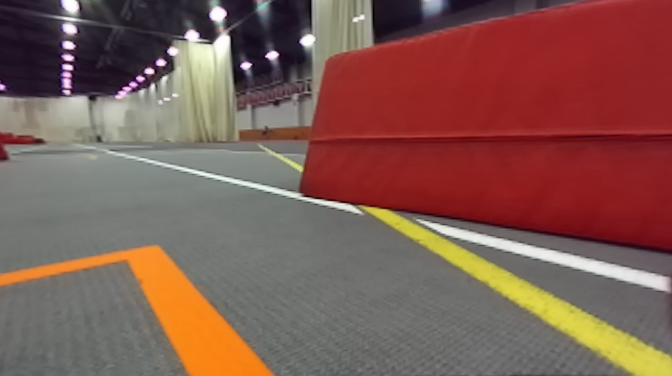
#> input picture line_following/scripts/computer_vision/test_images_track/anger.png, 672 x 376 px
$ python color_segmentation.py   (older library calls are emulated)
#> lines starting #> are read from the running program, lines starting #| are printed output that depends on the picture; after the words box and inside, x2 and y2 are one past the last pixel; in counts of white or black regions, pixels touching at a corner belong together; long printed decimals are rounded
import cv2
import numpy as np
import pdb
from collections import defaultdict
#################### X-Y CONVENTIONS #########################
# 0,0  X  > > > > >
#
#  Y
#
#  v  This is the image. Y increases downwards, X increases rightwards
#  v  Please return bounding boxes as ((xmin, ymin), (xmax, ymax))
#  v
#  v
#  v
###############################################################

def image_print(img, image_name="image"):
	"""
	Helper function to print out images, for debugging. Pass them in as a list.
	Press any key to continue.
	"""
	cv2.imshow(image_name, img)
	cv2.waitKey(0)
	# cv2.destroyAllWindows()

# [82 lines left out: functions cd_color_segmentation, isolate_orange, not called in this run]


def segment_angle_kmeans(lines, k=2, **kwargs):
	## https://stackoverflow.com/questions/46565975/find-intersection-point-of-two-lines-drawn-using-houghlines-opencv
	"""Groups lines based on angle with k-means.

    Uses k-means on the coordinates of the angle on the unit circle
    to segment `k` angles inside `lines`.
    """

	# Define criteria = (type, max_iter, epsilon)
	default_criteria_type = cv2.TERM_CRITERIA_EPS + cv2.TERM_CRITERIA_MAX_ITER
	criteria = kwargs.get('criteria', (default_criteria_type, 10, 1.0))
	flags = kwargs.get('flags', cv2.KMEANS_RANDOM_CENTERS)
	attempts = kwargs.get('attempts', 10)

	# returns angles in [0, pi] in radians
	angles = np.array([line[0][1] for line in lines])
	# multiply the angles by two and find coordinates of that angle
	pts = np.array([[np.cos(2*angle), np.sin(2*angle)]
					for angle in angles], dtype=np.float32)

	# run kmeans on the coords
	labels, centers = cv2.kmeans(pts, k, None, criteria, attempts, flags)[1:]
	labels = labels.reshape(-1)  # transpose to row vec

	# segment lines based on their kmeans label
	segmented = defaultdict(list)
	for i, line in enumerate(lines):
		segmented[labels[i]].append(line)
	segmented = list(segmented.values())
	return segmented

def intersection(line1, line2, image_shape=None):
	# https://stackoverflow.com/questions/46565975/find-intersection-point-of-two-lines-drawn-using-houghlines-opencv
    """Finds the intersection of two lines given in Hesse normal form.

    Returns closest integer pixel locations.
    See https://stackoverflow.com/a/383527/5087436
    """
    rho1, theta1 = line1[0]
    rho2, theta2 = line2[0]
    A = np.array([
        [np.cos(theta1), np.sin(theta1)],
        [np.cos(theta2), np.sin(theta2)]
    ])
    b = np.array([[rho1], [rho2]])

	# return np.linalg.lstsq(A, b)[0]

    x0, y0 = np.linalg.lstsq(A, b, rcond=-1)[0]
    x0, y0 = int(np.round(x0)), int(np.round(y0))
    return [[x0, y0]]


def segmented_intersections(lines, image_shape=None):
	# https://stackoverflow.com/questions/46565975/find-intersection-point-of-two-lines-drawn-using-houghlines-opencv
	# """Finds the intersections between groups of lines."""

	intersections = []
	for i, group in enumerate(lines[:-1]):
		for next_group in lines[i+1:]:
			for line1 in group:
				for line2 in next_group:
					found_intersection = intersection(line1, line2)

					if image_shape is not None:
						_x, _y = found_intersection[0]

						if 0 <= _x < image_shape[1] and 0 <= _y < image_shape[0]:
							intersections.append(found_intersection)
					else:
						intersections.append(found_intersection)
	return intersections


def lf_color_segmentation(img, template=None, pct=0.6, similarity_margin=0.2, horizontal_angle_margin=5*np.pi/180, visualize=False): #pct specifies which portion of the image to look in
	"""
	Implement orange line detection using color masking and hough transforms
	Input:
		img: np.3darray; the input image with a cone to be detected. BGR.
		template_file_path; List of two tuples: (low values, high values) in where each value is (hue, sat, val)
		pct: float; specifies which portion of the image to look in for the line (starting at the bottom)
		similarity_margin: difference in angles (rad) we want to use as similarity cutoff for a single line
		horizontal_angle_margin: +/- angle (rad) from horizontal that we consider as hard turn
	Return:
		trajectory: list of (u, v); list of points on the orange line, starting from the bottom, unit in px

		returns None if no trajectory was found
		returns True if we should turn hard left
		retrusn False if we should turn hard right
	"""
#> called with pct = 0.6, similarity_margin = 0.2, horizontal_angle_margin = 0.349, visualize = True
	########## YOUR CODE STARTS HERE ##########
	horizontal_line_step = 15
	pixel_cutoff = pct
	# horizontal_angle_margin = 20 * np.pi / 180


	## ORANGE MASK
	orange_lower_bounds = (10, 0, 120)
	orange_upper_bounds = (30,255, 255)

	## BROWN MASK
	brown_lower_bounds = (10, 0, 0)
	brown_upper_bounds = (50,255, 120)

	# image_print(img) #prints image
	# bounding values: change for different lighting conditions in HSV
	if template is not None:
		lower_bounds = template[0]
		upper_bounds = template[1]
	else:
		lower_bounds = (5, 190, 100)
		upper_bounds = (40, 255, 255)

	hsv_img = cv2.cvtColor(img, cv2.COLOR_BGR2HSV) #converts bgr to hsv
#> hsv_img: shape (376, 672, 3); mean H, S, V 69.5, 87.6, 129.1
#> img is the input picture: shape (376, 672, 3); mean B, G, R 82.4, 90.8, 127.7
	img_shape = hsv_img.shape

	if visualize: print("Image shape: "+str(img_shape))
#| Image shape: (376, 672, 3)

	start_x = int(np.floor(img_shape[0]*(1-1)))
	hsv_img_cropped = hsv_img[start_x:,:]
	mask = cv2.inRange(hsv_img_cropped, lower_bounds, upper_bounds) #creates binary image with 1 = within bounds given
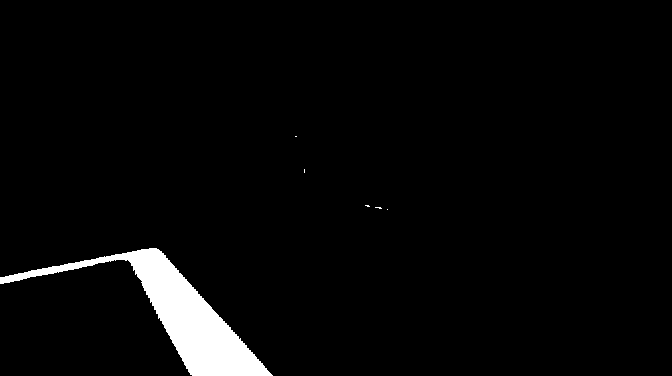
#> mask: shape (376, 672); 3.3% white; 6 white regions (5 under 20 px), largest, box (x1, y1, x2, y2) and area: (0, 248, 273, 376) 8383
	element = np.ones((5, 5), np.uint8) #kernel for erosion/dilation
	erosion_dst = cv2.erode(mask, element, iterations=1) #shrinks mask area down
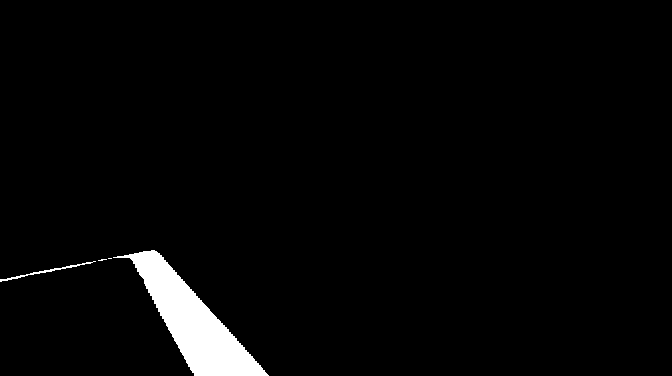
#> erosion_dst: shape (376, 672); 2.7% white; 4 white regions (2 under 20 px), largest, box (x1, y1, x2, y2) and area: (113, 250, 269, 376) 6637, (0, 261, 96, 282) 196
	mask = cv2.dilate(erosion_dst, element, iterations=1) #increases mask area
#> mask: shape (376, 672); 3.3% white; 1 white region, box (x1, y1, x2, y2) and area: (0, 248, 271, 376) 8368

	if visualize: image_print(mask, "mask")
	if visualize: print("First mask shape: "+str(mask.shape))
#| First mask shape: (376, 672)

	### Now that we have a mask, do line detection
	canny_img = cv2.Canny(mask, 100, 200)
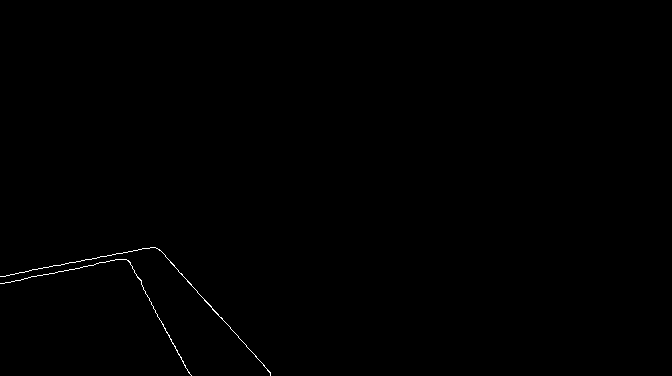
#> canny_img: shape (376, 672); 0.23% white in thin lines or dots, all inside (x1, y1, x2, y2) = (0, 247, 271, 376)

	big_element = np.ones((21, 21), np.uint8) #kernel for erosion/dilation
	mask = cv2.dilate(erosion_dst, big_element, iterations=1) #increases mask area
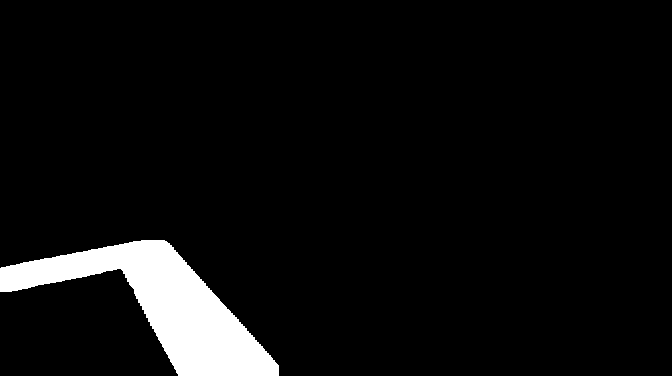
#> mask: shape (376, 672); 5.7% white; 1 white region, box (x1, y1, x2, y2) and area: (0, 240, 279, 376) 14418

	if visualize: print("Second mask shape: "+str(mask.shape))
#| Second mask shape: (376, 672)

	# HoughLines(img, rho, theta, threshold, lines,)
	lines = cv2.HoughLines(canny_img, 1, np.pi/180, 60, None, 0, 0)
#> lines = [[271, 1.38], [9, 2.65], [48, 2.41], [15, 2.64], [278, 1.36], [55, 2.39], [270, 1.4]]

	if lines is not None and lines.size > 0:
		# Create three groups of lines (one of which should be completely horizontal)
		segmented = segment_angle_kmeans(lines, k=2)
#> in segment_angle_kmeans, `angles = np.array([line[0][1] for line in lines])`: angles = [1.38, 2.65, 2.41, 2.64, 1.36, 2.39, 1.4]
#> in segment_angle_kmeans, `pts = np.array([[np.cos(2*angle), np.sin(2*angle)] for angle in angles..`: pts = [[-0.927, 0.375], [0.559, -0.829], [0.105, -0.995], [0.53, -0.848], [-0.914, 0.407], [0.0698, -0.998], [-0.94, 0.342]]
#> in segment_angle_kmeans, `labels, centers = cv2.kmeans(pts, k, None, criteria, attempts, flags)[..`: labels = [0, 1, 1, 1, 0, 1, 0]; centers = [[-0.927, 0.374], [0.316, -0.917]]
#> the loop in segment_angle_kmeans, `for i, line in enumerate(lines):` made 7 passes
#> segmented = [[[[271, 1.38]], [[278, 1.36]], [[270, 1.4]]], [[[9, 2.65]], [[48, 2.41]], [[15, 2.64]], [[55, 2.39]]]]

		# sorted by theta's distance from pi/2, reversed so we look at more vertical lines first
		segmented = sorted(segmented, key=lambda g: (g[0][0][1]-np.pi/2)**2, reverse=True)
#> segmented = [[[[9, 2.65]], [[48, 2.41]], [[15, 2.64]], [[55, 2.39]]], [[[271, 1.38]], [[278, 1.36]], [[270, 1.4]]]]


		# Add horizontal lines to the image after segmentation! [r = y-int, theta = pi/2]
		horiz_lines = np.array([[img_shape[0], np.pi/2]])[np.newaxis, :, :]
		for intercept in range(horizontal_line_step, int(img_shape[0] * pixel_cutoff), horizontal_line_step):
			# y = 0 is at the top
			horiz_lines = np.vstack((horiz_lines, np.array([[img_shape[0] - intercept, np.pi/2]])[np.newaxis, :, :]))

		segmented.append(horiz_lines.tolist())

		# for some reason, we didn't get three line clusters?
		if len(segmented) != 3: return None

		blue_angles = []

		# add the different groups by color to the base image
		#				[RED, 		 BLUE, 		  BLACK]
		group_colors = [(0, 0, 255), (255, 0, 0), (25, 25, 25)]

		average_sin_angles = list()

		for g_idx, group in enumerate(segmented):
			# print("Group "+str(g_idx)+" has angle: "+str(group[0][0][1]))
			g_sin_angles = list()
			for l_idx, l in enumerate(group):
				rho = l[0][0]
				theta = l[0][1]
				a = np.cos(theta)
				b = np.sin(theta)
				x0 = a * rho
				y0 = b * rho

				g_sin_angles.append(theta)
				if (g_idx == 1): blue_angles.append(theta)

				pt1 = (int(x0 + 1000*(-b)), int(y0 + 1000*(a)))
				pt2 = (int(x0 - 1000*(-b)), int(y0 - 1000*(a)))

				# UNCOMMENT THE LINE BELOW TO SEE THE LINES ON THE IMAGE!
				if visualize: cv2.line(img, pt1, pt2, group_colors[g_idx], 2, cv2.LINE_AA)

			average_sin_angles.append(np.average(np.array(g_sin_angles)))
#> this loop made 3 passes
#> group on passes 1 to 2: [[[9, 2.65]], [[48, 2.41]], [[15, 2.64]], [[55, 2.39]]], [[[271, 1.38]], [[278, 1.36]], [[270, 1.4]]]
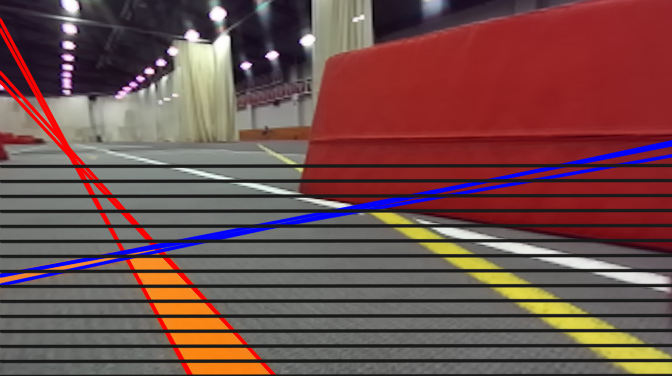
#> img: shape (376, 672, 3); mean B, G, R 75.7, 77.2, 112.8
#> after the loop, average_sin_angles = [2.52, 1.38, 1.57]; blue_angles = [1.38, 1.36, 1.4]

		if visualize: print(average_sin_angles)
#| [2.522, 1.379, 1.571]
		# are the two classes of lines close in angle?
		if np.abs(average_sin_angles[0] - average_sin_angles[1]) < similarity_margin:
			detected_single_lane = True
		else:
			detected_single_lane = False


		blue_sqr_dst_from_horizontal = (np.array(blue_angles) - np.pi/2)**2
#> blue_sqr_dst_from_horizontal = [0.0369, 0.0439, 0.0305]
		max_blue_dist_from_horizontal = np.sqrt(np.max(blue_sqr_dst_from_horizontal))
#> max_blue_dist_from_horizontal = 0.209

		# image_print(img, "test")

		# first two line groupings are theoretically the lines we care about
		# the third line group should be the horizontal group
		main_intersections = np.array(segmented_intersections(segmented[:2], mask.shape)) # intersect first two
#> the loop in segmented_intersections, `for i, group in enumerate(lines[:-1]):` made 1 pass
#> main_intersections = [[124, 252], [127, 257], [124, 252], [157, 246], [161, 250], [157, 246], [123, 252], [126, 258], [123, 253], [154, 246], [158, 251], [155, 247]]
		lower_intersections = np.array(segmented_intersections([segmented[0], segmented[2]], mask.shape)) # intersect first with horizontal
#> the loop in segmented_intersections (call 2), `for i, group in enumerate(lines[:-1]):` made 1 pass
#> lower_intersections = 56 rows, first 8: [182, 361], [174, 346], [166, 331], [158, 316], [150, 301], [142, 286], [134, 271], [126, 256]
		upper_intersections = np.array(segmented_intersections(segmented[1:], mask.shape)) # intersect second with horizontal

		# average point of the two main classes intersecting, used to tell us where to switch line classes
		average_point = np.rint(np.average(main_intersections, axis=0)).astype(np.int32)
		# cv2.circle(img, tuple(average_point[0].tolist()), 5, (255, 255, 0), 1)

		# find the points intersecting with the lower classification and the horizontal lines
		filter_lower = lower_intersections[:,:,1] > average_point[0][1]

		filter_lower = lower_intersections[:,:,1] > -10 # should always nonneg
		lower_intersections_to_use = lower_intersections[filter_lower, :]
		# draw them (but not anymore)
		# for idx, pt in enumerate(lower_intersections_to_use): cv2.circle(img, tuple(pt), 5, (0, 255, 255), 1)

		# are we making a 90 degree turn?
		if max_blue_dist_from_horizontal <= horizontal_angle_margin:
			# yes, get the self intersections on the horizontal track and determine the point mass
			second_self_intersections = segmented_intersections([segmented[1], segmented[1]], mask.shape)

			use_points = list()
			for pt in second_self_intersections:
				if mask[pt[0][1], pt[0][0]] > 200:
					use_points.append(pt)
#> this loop made 9 passes
#> pt on passes 1 to 8: [[52, 266]], [[448, 189]], [[106, 256]], [[448, 189]], [[58, 272]], [[277, 225]], [[106, 256]], [[277, 225]]


			use_points = np.array(use_points)

			if use_points.size == 0: return None

			point_mass = np.rint(np.average(use_points, axis=0)).astype(np.int32)

			x_of_point_mass = point_mass[0, 0]

			if visualize:
				cv2.circle(img, tuple(point_mass[0].tolist()), 5, (255, 255, 255), 1)
#> img: shape (376, 672, 3); 0.01% of pixels changed, all inside (x1, y1, x2, y2) = (69, 258, 80, 269)
				image_print(img, "Hard turn")


			# is the point mass on the left?
			if x_of_point_mass < img_shape[1] / 2:
				# yes! publish that we should do a hard left
				return True
			else:
				# no, publish that we should do a hard right
				return False


			# [7 lines of commented-out code are left out]
			points_in_trajectory = []
			y_boundary = average_point[0][1]
			for intercept in range(0, img_shape[0] - y_boundary, horizontal_line_step):
				yval = img_shape[0] - intercept

				new_filter = lower_intersections_to_use[:,1] == yval
				new_point = np.average(lower_intersections_to_use[new_filter,:], axis=0).astype(np.int32)
				points_in_trajectory.append(new_point)

			points_in_trajectory.append(tuple(average_point[0].tolist()))
			points_in_trajectory.append(tuple(point_mass[0].tolist()))


		else:
			# no, either the track is completely straight or it has some curve (but not near 90deg turn)

			# finds the points intersecting with the upper classification and the horizontal lines
			filter_upper = upper_intersections[:,:,1] < average_point[0][1]

			filter_upper = upper_intersections[:,:,1] > -10 # should always be nonneg
			upper_intersections_to_use = upper_intersections[filter_upper, :]
			# draw them (but not anymore)
			# for idx, pt in enumerate(upper_intersections_to_use): cv2.circle(img, tuple(pt), 5, (255, 0, 255), 1)

			# create a trajectory using the average intersection point moving upwards
			yboundary = average_point[0][1]
			# points_in_trajectory = [tuple(average_point[0].tolist())]
			points_in_trajectory = list()

			points_in_first_traj = list()
			points_in_avg_intersect = [tuple(average_point[0].tolist())]
			points_in_second_traj = list()

			num_second_class_is_below = 0

			for intercept in range(0, int(img_shape[0]*pixel_cutoff), horizontal_line_step):
				# y = 0 is at the top
				# lines = np.vstack((lines, np.array([[img_shape[0] - intercept, np.pi/2]])[np.newaxis, :, :]))
				yval = img_shape[0] - intercept

				lower_filter = lower_intersections_to_use[:,1] == yval
				upper_filter = upper_intersections_to_use[:,1] == yval

				to_avg_lower = lower_intersections_to_use[lower_filter,:]
				to_avg_upper = upper_intersections_to_use[upper_filter,:]

				if to_avg_lower.size == 0: continue

				new_point_lower = np.average(to_avg_lower, axis=0).astype(np.int32)
				new_point_upper = np.average(to_avg_upper, axis=0).astype(np.int32)

				if detected_single_lane:
					# we see a single lane so average all the points together
					if visualize: print("we detected a single line")
					new_point = np.average(np.array([new_point_lower, new_point_upper]), axis=0).astype(np.int32)

					# are the points in the orange mask?
					if (mask[new_point[1], new_point[0]] > 200):
						points_in_trajectory.append(tuple(new_point.tolist()))

				else: # the two classes of lines are separate lines
					# are the new points in the orange mask?
					if (mask[new_point_lower[1], new_point_lower[0]] > 200):
						# yes, add it to trajectory
						points_in_first_traj.append(tuple(new_point_lower.tolist()))

					if (mask[new_point_upper[1], new_point_upper[0]] > 200):
						# yes, add it to trajectory
						if yval > yboundary: # is the less steep class below the average intersection?
							num_second_class_is_below += 1
						points_in_second_traj.append(tuple(new_point_upper.tolist()))

			if detected_single_lane:
				# sort the points from nearest to the bottom to the farthest only when we're not doing a 90 degree turn
				points_in_trajectory = sorted(points_in_trajectory, key=lambda p: p[1], reverse=True)

			else:
				# are more than half the points in the second class below the boundary?
				second_class_is_below = (num_second_class_is_below > 0.5 * len(points_in_second_traj))

				# sort from nearest to bottom if the second class is not below. Otherwise sort top to bottom
				points_in_second_traj = sorted(points_in_second_traj, key=lambda p: p[1], reverse=(not second_class_is_below))
				points_in_trajectory = points_in_first_traj + points_in_avg_intersect + points_in_second_traj


		# end if-else

		if visualize:
			# paint the trajectory on the image using a dark-to-teal gradient
			for idx, pt in enumerate(points_in_trajectory): cv2.circle(img, tuple(pt), 5, (255*idx/len(points_in_trajectory), 255*idx/len(points_in_trajectory), 0), 1)

			image_print(img, "image with trajectory")
		# Now that we have a trajectory, we should return the points
		return points_in_trajectory


	# we couldn't find any lines :(
	return None

# [7 lines of commented-out code are left out]


if __name__ == '__main__':
	_img = cv2.imread("./test_images_track/anger.png")

	# orange mask
	lower_bounds = (10, 10, 120)
	upper_bounds = (30,255, 255)


	# brown mask
	# lower_bounds = (10, 0, 0)
	# upper_bounds = (50,255, 110)

	# lf_color_segmentation(_img, template=[lower_bounds, upper_bounds], visualize=True)
	lf_color_segmentation(_img, visualize=True, horizontal_angle_margin=20*np.pi/180)
